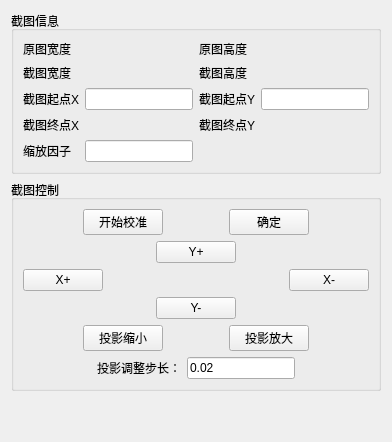
        <widget class="QWidget" name="page_calib">
         <layout class="QVBoxLayout" name="verticalLayout_10">
          <item>
           <widget class="QGroupBox" name="groupBox_7">
            <property name="title">
             <string>截图信息</string>
            </property>
            <layout class="QGridLayout" name="gridLayout_6">
             <item row="0" column="0">
              <widget class="QLabel" name="label_34">
               <property name="text">
                <string>原图宽度</string>
               </property>
              </widget>
             </item>
             <item row="0" column="1">
              <widget class="QLabel" name="label_originwidth">
               <property name="text">
                <string/>
               </property>
              </widget>
             </item>
             <item row="0" column="2">
              <widget class="QLabel" name="label_41">
               <property name="text">
                <string>原图高度</string>
               </property>
              </widget>
             </item>
             <item row="0" column="3">
              <widget class="QLabel" name="label_originheight">
               <property name="text">
                <string/>
               </property>
              </widget>
             </item>
             <item row="1" column="0">
              <widget class="QLabel" name="label_35">
               <property name="text">
                <string>截图宽度</string>
               </property>
              </widget>
             </item>
             <item row="1" column="1">
              <widget class="QLabel" name="label_cutwidth">
               <property name="text">
                <string/>
               </property>
              </widget>
             </item>
             <item row="1" column="2">
              <widget class="QLabel" name="label_40">
               <property name="text">
                <string>截图高度</string>
               </property>
              </widget>
             </item>
             <item row="1" column="3">
              <widget class="QLabel" name="label_cutheight"/>
             </item>
             <item row="2" column="0">
              <widget class="QLabel" name="label_36">
               <property name="text">
                <string>截图起点X</string>
               </property>
              </widget>
             </item>
             <item row="2" column="1">
              <widget class="QLineEdit" name="lineEdit_cutstartx"/>
             </item>
             <item row="2" column="2">
              <widget class="QLabel" name="label_38">
               <property name="text">
                <string>截图起点Y</string>
               </property>
              </widget>
             </item>
             <item row="2" column="3">
              <widget class="QLineEdit" name="lineEdit_cutstarty"/>
             </item>
             <item row="3" column="0">
              <widget class="QLabel" name="label_37">
               <property name="text">
                <string>截图终点X</string>
               </property>
              </widget>
             </item>
             <item row="3" column="1">
              <widget class="QLabel" name="label_cutendx"/>
             </item>
             <item row="3" column="2">
              <widget class="QLabel" name="label_39">
               <property name="text">
                <string>截图终点Y</string>
               </property>
              </widget>
             </item>
             <item row="3" column="3">
              <widget class="QLabel" name="label_cutendy"/>
             </item>
             <item row="4" column="0">
              <widget class="QLabel" name="label_43">
               <property name="text">
                <string>缩放因子</string>
               </property>
              </widget>
             </item>
             <item row="4" column="1">
              <widget class="QLineEdit" name="lineEdit_scale"/>
             </item>
            </layout>
           </widget>
          </item>
          <item>
           <widget class="QGroupBox" name="groupBox_8">
            <property name="title">
             <string>截图控制</string>
            </property>
            <layout class="QVBoxLayout" name="verticalLayout_9">
             <item>
              <layout class="QHBoxLayout" name="horizontalLayout_9">
               <item>
                <spacer name="horizontalSpacer">
                 <property name="orientation">
                  <enum>Qt::Horizontal</enum>
                 </property>
                 <property name="sizeHint" stdset="0">
                  <size>
                   <width>40</width>
                   <height>20</height>
                  </size>
                 </property>
                </spacer>
               </item>
               <item>
                <widget class="QPushButton" name="pushButton_startcalib">
                 <property name="text">
                  <string>开始校准</string>
                 </property>
                </widget>
               </item>
               <item>
                <spacer name="horizontalSpacer_2">
                 <property name="orientation">
                  <enum>Qt::Horizontal</enum>
                 </property>
                 <property name="sizeHint" stdset="0">
                  <size>
                   <width>40</width>
                   <height>20</height>
                  </size>
                 </property>
                </spacer>
               </item>
               <item>
                <widget class="QPushButton" name="pushButton_calibok">
                 <property name="text">
                  <string>确定</string>
                 </property>
                </widget>
               </item>
               <item>
                <spacer name="horizontalSpacer_3">
                 <property name="orientation">
                  <enum>Qt::Horizontal</enum>
                 </property>
                 <property name="sizeHint" stdset="0">
                  <size>
                   <width>40</width>
                   <height>20</height>
                  </size>
                 </property>
                </spacer>
               </item>
              </layout>
             </item>
             <item>
              <layout class="QHBoxLayout" name="horizontalLayout_10">
               <item>
                <spacer name="horizontalSpacer_4">
                 <property name="orientation">
                  <enum>Qt::Horizontal</enum>
                 </property>
                 <property name="sizeHint" stdset="0">
                  <size>
                   <width>40</width>
                   <height>20</height>
                  </size>
                 </property>
                </spacer>
               </item>
               <item>
                <widget class="QPushButton" name="pushButton_calibYadd">
                 <property name="text">
                  <string>Y+</string>
                 </property>
                </widget>
               </item>
               <item>
                <spacer name="horizontalSpacer_5">
                 <property name="orientation">
                  <enum>Qt::Horizontal</enum>
                 </property>
                 <property name="sizeHint" stdset="0">
                  <size>
                   <width>40</width>
                   <height>20</height>
                  </size>
                 </property>
                </spacer>
               </item>
              </layout>
             </item>
             <item>
              <layout class="QHBoxLayout" name="horizontalLayout_11">
               <item>
                <widget class="QPushButton" name="pushButton_calibXadd">
                 <property name="text">
                  <string>X+</string>
                 </property>
                </widget>
               </item>
               <item>
                <spacer name="horizontalSpacer_6">
                 <property name="orientation">
                  <enum>Qt::Horizontal</enum>
                 </property>
                 <property name="sizeHint" stdset="0">
                  <size>
                   <width>40</width>
                   <height>20</height>
                  </size>
                 </property>
                </spacer>
               </item>
               <item>
                <widget class="QPushButton" name="pushButton_calibXsub">
                 <property name="text">
                  <string>X-</string>
                 </property>
                </widget>
               </item>
              </layout>
             </item>
             <item>
              <layout class="QHBoxLayout" name="horizontalLayout_12">
               <item>
                <spacer name="horizontalSpacer_7">
                 <property name="orientation">
                  <enum>Qt::Horizontal</enum>
                 </property>
                 <property name="sizeHint" stdset="0">
                  <size>
                   <width>40</width>
                   <height>20</height>
                  </size>
                 </property>
                </spacer>
               </item>
               <item>
                <widget class="QPushButton" name="pushButton_calibYsub">
                 <property name="text">
                  <string>Y-</string>
                 </property>
                </widget>
               </item>
               <item>
                <spacer name="horizontalSpacer_8">
                 <property name="orientation">
                  <enum>Qt::Horizontal</enum>
                 </property>
                 <property name="sizeHint" stdset="0">
                  <size>
                   <width>40</width>
                   <height>20</height>
                  </size>
                 </property>
                </spacer>
               </item>
              </layout>
             </item>
             <item>
              <layout class="QHBoxLayout" name="horizontalLayout_15">
               <item>
                <spacer name="horizontalSpacer_22">
                 <property name="orientation">
                  <enum>Qt::Horizontal</enum>
                 </property>
                 <property name="sizeHint" stdset="0">
                  <size>
                   <width>40</width>
                   <height>20</height>
                  </size>
                 </property>
                </spacer>
               </item>
               <item>
                <widget class="QPushButton" name="pushButton_zoomin">
                 <property name="text">
                  <string>投影缩小</string>
                 </property>
                </widget>
               </item>
               <item>
                <spacer name="horizontalSpacer_21">
                 <property name="orientation">
                  <enum>Qt::Horizontal</enum>
                 </property>
                 <property name="sizeHint" stdset="0">
                  <size>
                   <width>40</width>
                   <height>20</height>
                  </size>
                 </property>
                </spacer>
               </item>
               <item>
                <widget class="QPushButton" name="pushButton_zoomout">
                 <property name="text">
                  <string>投影放大</string>
                 </property>
                </widget>
               </item>
               <item>
                <spacer name="horizontalSpacer_23">
                 <property name="orientation">
                  <enum>Qt::Horizontal</enum>
                 </property>
                 <property name="sizeHint" stdset="0">
                  <size>
                   <width>40</width>
                   <height>20</height>
                  </size>
                 </property>
                </spacer>
               </item>
              </layout>
             </item>
             <item>
              <layout class="QHBoxLayout" name="horizontalLayout_16">
               <item>
                <spacer name="horizontalSpacer_24">
                 <property name="orientation">
                  <enum>Qt::Horizontal</enum>
                 </property>
                 <property name="sizeHint" stdset="0">
                  <size>
                   <width>40</width>
                   <height>20</height>
                  </size>
                 </property>
                </spacer>
               </item>
               <item>
                <widget class="QLabel" name="label_46">
                 <property name="text">
                  <string>投影调整步长：</string>
                 </property>
                </widget>
               </item>
               <item>
                <widget class="QLineEdit" name="lineEdit_scalestep">
                 <property name="text">
                  <string>0.02</string>
                 </property>
                </widget>
               </item>
               <item>
                <spacer name="horizontalSpacer_26">
                 <property name="orientation">
                  <enum>Qt::Horizontal</enum>
                 </property>
                 <property name="sizeHint" stdset="0">
                  <size>
                   <width>40</width>
                   <height>20</height>
                  </size>
                 </property>
                </spacer>
               </item>
              </layout>
             </item>
            </layout>
           </widget>
          </item>
          <item>
           <spacer name="verticalSpacer_4">
            <property name="orientation">
             <enum>Qt::Vertical</enum>
            </property>
            <property name="sizeHint" stdset="0">
             <size>
              <width>20</width>
              <height>40</height>
             </size>
            </property>
           </spacer>
          </item>
         </layout>
        </widget>
